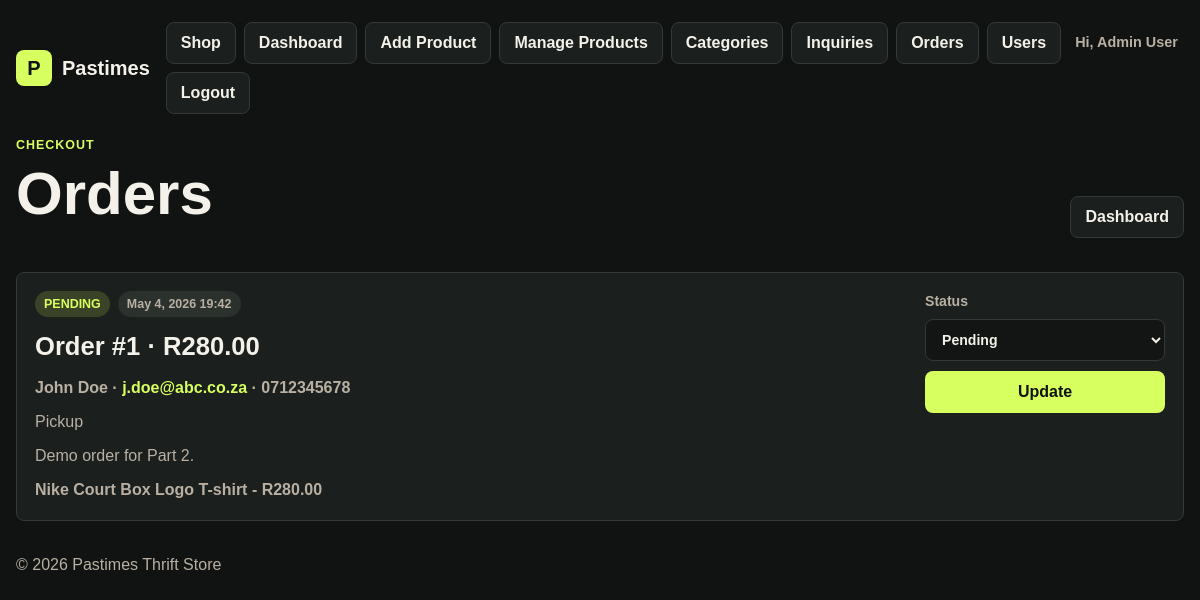
The app's page /admin/orders.php (signed in) with its own data.
### tables this page shows
CREATE TABLE orders (
    id INT AUTO_INCREMENT PRIMARY KEY,
    user_id INT NOT NULL,
    name VARCHAR(100) NOT NULL,
    email VARCHAR(190) NOT NULL,
    phone VARCHAR(40) NOT NULL,
    delivery_method ENUM('pickup', 'delivery') NOT NULL DEFAULT 'pickup',
    address TEXT NULL,
    notes TEXT NULL,
    total DECIMAL(10,2) NOT NULL DEFAULT 0,
    status ENUM('pending', 'confirmed', 'completed', 'cancelled') NOT NULL DEFAULT 'pending',
    created_at TIMESTAMP DEFAULT CURRENT_TIMESTAMP,
    FOREIGN KEY (user_id) REFERENCES users(id) ON DELETE CASCADE
);

CREATE TABLE order_items (
    id INT AUTO_INCREMENT PRIMARY KEY,
    order_id INT NOT NULL,
    product_id INT NULL,
    product_name VARCHAR(255) NOT NULL,
    price DECIMAL(10,2) NOT NULL,
    image VARCHAR(255) NULL,
    FOREIGN KEY (order_id) REFERENCES orders(id) ON DELETE CASCADE,
    FOREIGN KEY (product_id) REFERENCES products(id) ON DELETE SET NULL
);

### admin/orders.php (the view, shortened to what this page needs)
<?php
include '../includes/db.php';
$result = $conn->query('SELECT orders.*, users.name AS account_name
    FROM orders
    LEFT JOIN users ON users.id = orders.user_id
    ORDER BY orders.created_at DESC');
$orders = $result ? $result->fetch_all(MYSQLI_ASSOC) : [];
include '../includes/header.php';
?>
<main>
    <section class="admin-list-page">
        <div class="section-heading">
            <div>
                <p class="eyebrow">Checkout</p>
                <h1>Orders</h1>
            </div>
            <a class="button secondary" href="dashboard.php">Dashboard</a>
        </div>
        <?php if ($orders): ?>
            <div class="inquiry-list">
                <?php foreach ($orders as $order): ?>
                    <?php
                    $stmt = $conn->prepare('SELECT * FROM order_items WHERE order_id = ? ORDER BY id ASC');
                    $stmt->bind_param('i', $order['id']);
                    $stmt->execute();
                    $items = $stmt->get_result()->fetch_all(MYSQLI_ASSOC);
                    ?>
                    <article class="inquiry-card">
                        <div class="inquiry-main">
                            <div class="pill-row">
                                <span class="status-pill <?php echo htmlspecialchars($order['status']); ?>">
                                    <?php echo ucfirst(htmlspecialchars($order['status'])); ?>
                                </span>
                                <span class="category-pill"><?php echo htmlspecialchars(date('M j, Y H:i', strtotime($order['created_at']))); ?></span>
                            </div>
                            <h2>Order #<?php echo (int)$order['id']; ?> · R<?php echo number_format((float)$order['total'], 2); ?></h2>
                            <p class="inquiry-contact">
                                <?php echo htmlspecialchars($order['name']); ?> &middot;
                                <a href="mailto:<?php echo htmlspecialchars($order['email']); ?>"><?php echo htmlspecialchars($order['email']); ?></a>
                                &middot; <?php echo htmlspecialchars($order['phone']); ?>
                            </p>
                            <p><?php echo ucfirst(htmlspecialchars($order['delivery_method'])); ?><?php echo $order['address'] ? ': ' . htmlspecialchars($order['address']) : ''; ?></p>
                            <?php if ($order['notes']): ?>
                                <p><?php echo nl2br(htmlspecialchars($order['notes'])); ?></p>
                            <?php endif; ?>
                            <div class="order-items">
                                <?php foreach ($items as $item): ?>
                                    <span><?php echo htmlspecialchars($item['product_name']); ?> - R<?php echo number_format((float)$item['price'], 2); ?></span>
                                <?php endforeach; ?>
                            </div>
                        </div>
                        <form class="inquiry-actions" method="POST">
                            <label>
                                <span>Status</span>
                                <select name="status">
                                    <option value="pending" <?php echo $order['status'] === 'pending' ? 'selected' : ''; ?>>Pending</option>
                                </select>
                            </label>
                            <button type="submit">Update</button>
                        </form>
                    </article>
                <?php endforeach; ?>
            </div>
        <?php endif; ?>
    </section>
</main>
<?php include '../includes/footer.php'; ?>

### assets/css/styles.css (style rules this page uses)
:root { color-scheme: dark; --bg: #111312; --panel: #1b1f1d; --panel-soft: #232824; --text: #f4f1ea; --muted: #b9b0a3; --line: #333a35; --accent: #d7ff5f; --accent-dark: #1e2b10; }
* { box-sizing: border-box; }
body { margin: 0; background: var(--bg); color: var(--text); font-family: Arial, Helvetica, sans-serif; line-height: 1.5; }
a { color: inherit; text-decoration: none; }
.site-header, .site-footer, main { width: min(1180px, calc(100% - 32px)); margin: 0 auto; }
.site-nav a, .button, .filter-form button, .product-form button, .auth-form button, .inquiry-form button, .clear-link { min-height: 42px; display: inline-flex; align-items: center; justify-content: center; border-radius: 8px; padding: 0 14px; font-weight: 700; }
.site-nav a, .button.secondary, .clear-link { background: var(--panel); color: var(--text); border: 1px solid var(--line); }
.eyebrow { margin: 0 0 10px; color: var(--accent); font-size: 0.78rem; font-weight: 800; letter-spacing: 0.08em; text-transform: uppercase; }
h1, h2, h3, p { margin-top: 0; }
h1 { max-width: 780px; margin-bottom: 14px; font-size: clamp(2.2rem, 5vw, 4.5rem); line-height: 0.98; }
h2 { margin-bottom: 0; font-size: 1.6rem; }
input, select, textarea { width: 100%; border: 1px solid var(--line); border-radius: 8px; background: #121513; color: var(--text); font: inherit; padding: 0 12px; }
input, select { min-height: 42px; }
button { cursor: pointer; font: inherit; }
.section-heading { display: flex; align-items: end; justify-content: space-between; margin-bottom: 16px; }
.category-pill { width: fit-content; border-radius: 999px; background: #2b312c; color: var(--muted); padding: 4px 9px; font-size: 0.78rem; font-weight: 800; }
.pill-row { display: flex; flex-wrap: wrap; gap: 8px; align-items: center; }
.status-pill { width: fit-content; border-radius: 999px; padding: 4px 9px; font-size: 0.78rem; font-weight: 900; text-transform: uppercase; }
.status-pill.pending { background: rgba(215, 255, 95, 0.16); color: var(--accent); }
.admin-list-page { display: grid; gap: 18px; }
.product-form label, .auth-form label, .inline-form label, .inquiry-form label, .inquiry-actions label { display: grid; gap: 7px; color: var(--muted); font-size: 0.88rem; font-weight: 800; }
.inquiry-list { display: grid; gap: 14px; }
.inquiry-card { display: grid; grid-template-columns: minmax(0, 1fr) 240px; gap: 18px; align-items: start; border: 1px solid var(--line); border-radius: 8px; background: var(--panel); padding: 18px; }
.inquiry-main { display: grid; gap: 10px; }
.inquiry-main h2, .inquiry-main p { margin: 0; }
.inquiry-main > p:not(.price), .inquiry-contact { color: var(--muted); }
.inquiry-contact { font-weight: 800; }
.inquiry-contact a { color: var(--accent); }
.inquiry-actions { display: grid; gap: 10px; }
.inquiry-actions button { min-height: 42px; border: 0; border-radius: 8px; background: var(--accent); color: #111312; font-weight: 800; padding: 0 14px; }
.order-items { display: grid; gap: 6px; color: var(--muted); font-weight: 800; }

### records on screen
orders: status "PENDING", created_at "May 4, 2026 19:42", id "1", total "280.00", name "John Doe", email "j.doe@abc.co.za", phone "0712345678", delivery_method "Pickup", notes "Demo order for Part 2.", status "Pending"
order_items: product_name "Nike Court Box Logo T-shirt", price "280.00"

### other values on screen
$user['name'] "Admin User"
